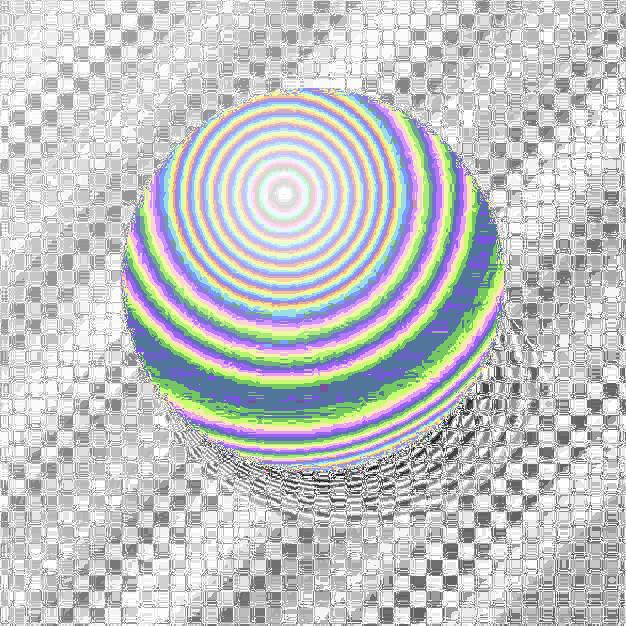
#> input picture algo.jpg, 626 x 626 px
$ python ImageNoise.py
#> lines starting #> are read from the running program, lines starting #| are printed output that depends on the picture
from PIL import Image
import numpy
import random

x,y = 100,100
value = 255,0,0
listStep = []
filein = input("Please Enter an Image File (with extension): ")
#> the answer given: algo.jpg
fileout = input("Please Enter a Name For Your New Image (with extension): ")
#> the answer given: out.png
if(fileout == ""):
    fileout = "processed_"+filein

im = Image.open(filein) # Can be many different formats.
#> im is the input picture: PIL image 626x626 RGB; mean R, G, B 193.6, 195.6, 196.5
pix = im.load()
print(im.size)  # Get the width and hight of the image for iterating over
#| (626, 626)
for i in range(im.size[0]):
    for j in range(im.size[1]):
        listStep = list(pix[i,j])  # Get the RGBA Value of the a pixel of an image
        listStep = [int(x*random.randint(0,2)) for x in listStep]
        pix[i,j] = tuple(listStep)  # Set the RGBA Value of the image (tuple)
im.save(fileout)  # Save the modified pixels as .png
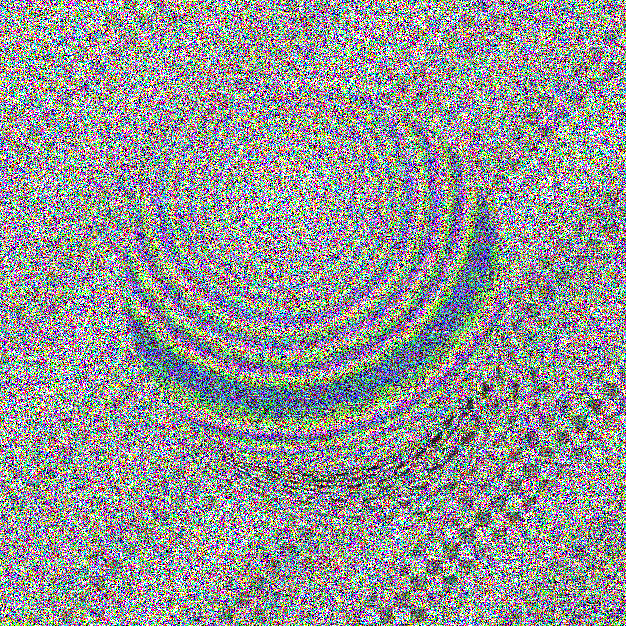
#> saved as out.png: PIL image 626x626 RGB; mean R, G, B 147.3, 148.5, 149.2
